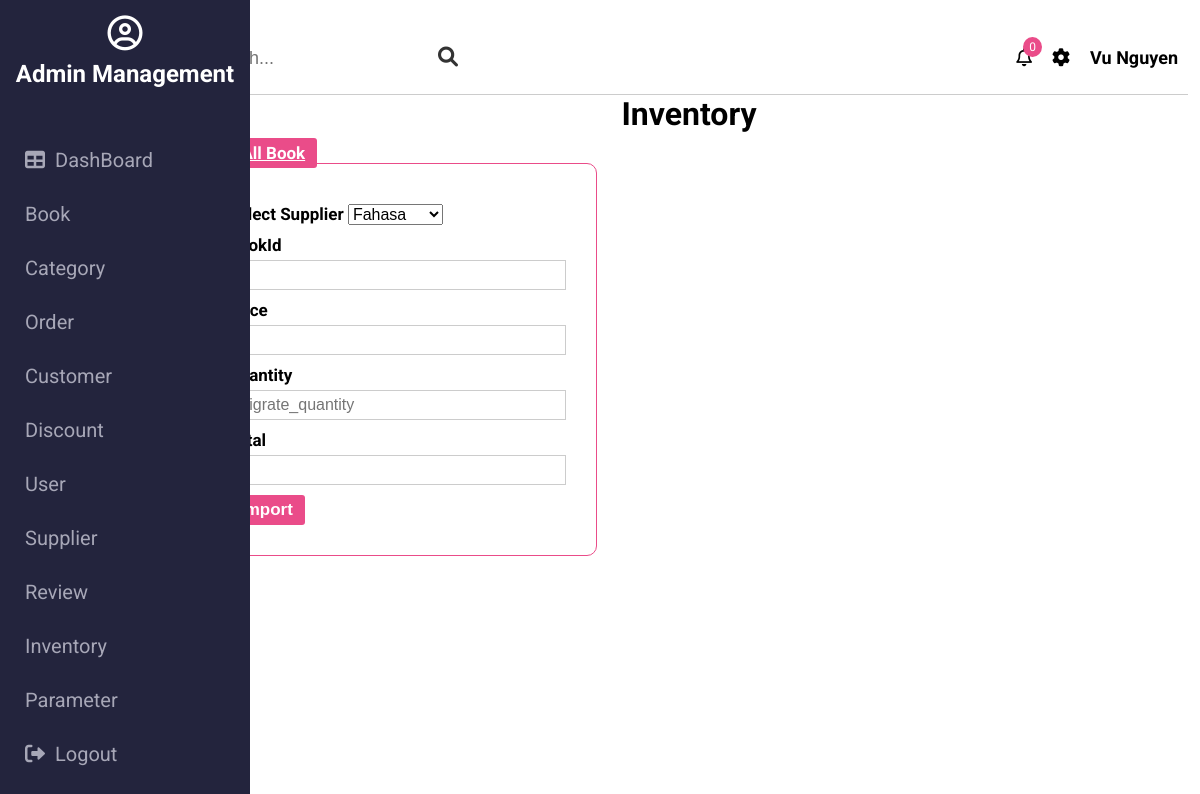
Page /admin/inventory/import (signed in) on the committed database.
### tables this page shows
CREATE TABLE `have_role` (
  `role_id` int(11) NOT NULL,
  `user_id` int(11) NOT NULL
);

CREATE TABLE `role` (
  `role_id` int(11) NOT NULL,
  `name` varchar(128) DEFAULT NULL,
  `description` text DEFAULT NULL
);

### controllers/admin/BaseController.php (called while the page is built, shortened)
<?php
class BaseController {
    protected $userModel;
    public function __construct() {
        $this->userModel = new UserModel();
    }
    public function getUserModel() {
        return $this->userModel;
    }
    protected function view($path, array $data = []) {
        $path = self::BASE_FOLDER_VIEW . '/' . str_replace('.', '/', $path) . '.php';
        return include($path);
    }
}

### controllers/admin/InventoryController.php (called while the page is built, shortened)
<?php
class InventoryController extends BaseController {
    private $supplierModel;
    private $categoryModel;
    public function __construct() {
        $this->supplierModel = new SupplierModel();
        $this->categoryModel = new CategoryModel();
        $this->userId = $_SESSION['user']['user_id'];
    }
    public function import() {
        $categories = $this->categoryModel->getAll();
        $suppliers = $this->supplierModel->getAll();
        $roles = $this->getUserModel()->getAllRoleByUserId($this->userId);
        return $this->view('admin.inventories.import', ['categories' => $categories, 'suppliers' => $suppliers, 'roles' => $roles]);
    }
}

### core/Database.php (called while the page is built, shortened)
<?php
class Database {
    public function connect() {
        $host = self::HOST;
        $username = self::USERNAME;
        $password = self::PASSWORD;
        $dbname = self::DB_NAME;
        try {
            $connect = new PDO("mysql:host=$host;dbname=$dbname", $username, $password);
            $connect->setAttribute(PDO::ATTR_ERRMODE, PDO::ERRMODE_EXCEPTION);
            $connect->setAttribute(PDO::ATTR_DEFAULT_FETCH_MODE, PDO::FETCH_ASSOC);
            return $connect;
        } catch (PDOException $e) {
            echo "Connection failed: " . $e->getMessage();
        }
    }
}

### models/BaseModel.php (called while the page is built, shortened)
<?php
class BaseModel extends Database {
    protected $db;
    public function __construct() {
        $this->db = $this->connect();
    }
    public function all($table, $select, $orderBy, $limit) {
        $field = implode(',', $select);
        $orderField = 'order by ';
        $orderBy ? $orderField .= implode(', ', $orderBy) : $orderField = '';
        $sql = "select $field from $table $orderField limit $limit";
        $result = $this->db->query($sql);
        $data = [];
        while ($row = $result->fetch()) {
            $data[] = $row;
        }
        return $data;
    }
}

### models/UserModel.php (called while the page is built, shortened)
<?php
class UserModel extends BaseModel {
    public function getAllRoleByUserId($userId) {
        $sql = "select * from user u, have_role h, role r
                where u.user_id = h.user_id and h.role_id = r.role_id and u.user_id = :user_id";
        $stmt = $this->db->prepare($sql);
        $stmt->execute(['user_id' => $userId]);
        $roles = [];
        while ($row = $stmt->fetch()) {
            $roles[] = $row;
        }
        return $roles;
    }
}

### models/SupplierModel.php (called while the page is built, shortened)
<?php
class SupplierModel extends BaseModel {
    public function getAll($select = ['*'], $orderBy = [], $limit = 15) {
        return $this->all(self::TABLE, $select, $orderBy, $limit);
    }
}

### views/admin/inventories/import.php (the view, shortened to what this page needs)
<?php $this->view('partitions.admin.header', ['roles' => $roles]); ?>
<div class="row">
    <div class="grid wide">
        <div class="col-6">
            <h1>Inventory</h1>
            <div class="form-group">
                <a href="book" class="btn">List All Book</a>
            </div>
            <form action="inventory/importBook" method="POST" id="form-inventory" enctype="multipart/form-data">
                <div class="form-group">
                    <label for="">Select Supplier </label>
                    <select name="supplier" id="#supplier" class="">
                        <?php
                        foreach ($suppliers as $supplier) {
                        ?>
                            <option value="<?php echo $supplier['supplier_id'] ?>"><?php echo $supplier['name'] ?></option>
                        <?php
                        }
                        ?>
                    </select>
                </div>
                <div class="form-group">
                    <label for="">BookId</label>
                    <input type="text" name="book_id" id="book_id">
                </div>
                <div class="form-group">
                    <label for="">Price</label>
                    <input type="number" name="price" id="price-import">
                </div>
                <div class="form-group">
                    <label for="">Quantity</label>
                    <input type="number" name="migrate_quantity" placeholder="migrate_quantity" id="migrate-quantity" min="<?php echo $GLOBALS['MIN_MIGRATE'] ?>">
                </div>
                <div class="form-group">
                    <label for="">Total</label>
                    <input type="text" name="total" id="total-import">
                </div>
                <button class="btn btn-import">Import</button>
            </form>
        </div>
    </div>
</div>

### views/partitions/admin/sidebar.php
<div class="sidebar">
    <div class="sidebar-title">
        <i class="far fa-user-circle"></i>
        <h2>Admin Management</h2>
    </div>
    <ul class="sidebar-list">
        <?php $icons = [
            'user' => '<i class="fas fa-users"></i>',
            'customer' => '<i class="far fa-user"></i>',
            'category' => '<i class="fab fa-apple"></i>',
            'book' => '<i class="fas fa-book"></i>',
            'order' => '<i class="fas fa-history"></i>',
            'supplier' => '<i class="fas fa-coins"></i>',
            'tracking' => '<i class="fas fa-parachute-box"></i>',
            'inventory' => '<i class="fas fa-warehouse"></i>',
            'discount' => '<i class="fas fa-tags"></i>',
            'review' => '<i class="far fa-comment"></i>',
            'parameter' => '<i class="fab fa-whmcs"></i>'
        ] ?>
        <li class="sidebar-item"><a href=""><i class="fas fa-table"></i>DashBoard</a></li>
        <?php foreach ($roles as $role) : ?>
            <li class="sidebar-item"><a href="<?= $role['name'] ?>"> <?php echo $icons[$role['name']] ?> <?= ucfirst($role['name']) ?></a></li>
        <?php endforeach ?>
        <li class="sidebar-item"><a href="auth/adminLogout"><i class="fas fa-sign-out-alt"></i>Logout</a></li>
    </ul>
</div>

### public/frontend/css/grid.css (style rules this page uses)
.grid { width: 100%; display: block; padding: 0; }
.grid.wide { max-width: 1200px; margin: 0 auto; }
.row { display: flex; flex-wrap: wrap; margin-left: -4px; margin-right: -4px; }
@media (min-width: 740px) { .row { margin-left: -8px; margin-right: -8px; } }
@media (min-width: 1113px) { .row { margin-left: -12px; margin-right: -12px; } }
@media (min-width: 1024px) and (max-width: 1239px) { .wide { width: 984px; } }

### public/admin/css/base.css (style rules this page uses)
:root { --white-color: #fff; --main-color: #ea4c89; --siderbar-color: #021056; }
* { padding: 0; margin: 0; box-sizing: border-box; }
html { font-family: "Roboto", sans-serif; }
.row { margin-right: 0; }

### public/admin/css/style.css (style rules this page uses)
.sidebar { position: fixed; top: 0; bottom: 0; background-color: #23243d; width: 250px; }
.sidebar .sidebar-title { display: flex; flex-direction: column; align-items: center; color: var(--white-color); padding: 15px; }
.sidebar-title i { font-size: 35px; }
.sidebar-title h2 { margin-top: 10px; }
.sidebar-list { list-style: none; padding-top: 30px; }
.sidebar-item a { width: 100%; display: inline-block; text-decoration: none; color: #a7a7b7; font-size: 20px; padding: 15px 25px; transition: all ease-in 0.15s; }
.sidebar-item a i { margin-right: 10px; }
h1 { text-align: center; }
.form-group { margin-top: 10px; }
.form-group label { font-size: 17px; font-weight: 700; }
.form-group input { margin-top: 5px; width: 100%; padding: 5px 7px; font-size: 16px; border: 1px solid #ccc; outline: none; }
.form-group select { font-size: 16px; }
form button { margin-top: 10px; }
.btn { font-size: 17px; font-weight: 700; padding: 5px 12px; background-color: var(--main-color); color: var(--white-color); outline: none; border: none; border-radius: 3px; }
#form-inventory { width: 400px; padding: 30px; border-radius: 10px; border: 1px solid var(--main-color); }

### rows in the picture
have_role: role.name "Book"
have_role: role.name "Category"
have_role: role.name "Order"
have_role: role.name "Customer"
have_role: role.name "Discount"
have_role: role.name "User"
have_role: role.name "Supplier"
have_role: role.name "Review"
have_role: role.name "Inventory"
have_role: role.name "Parameter"

### other values in the picture
$_SESSION['user']['first_name'] "Vu"
$_SESSION['user']['last_name'] "Nguyen"
form field supplier "Fahasa"
